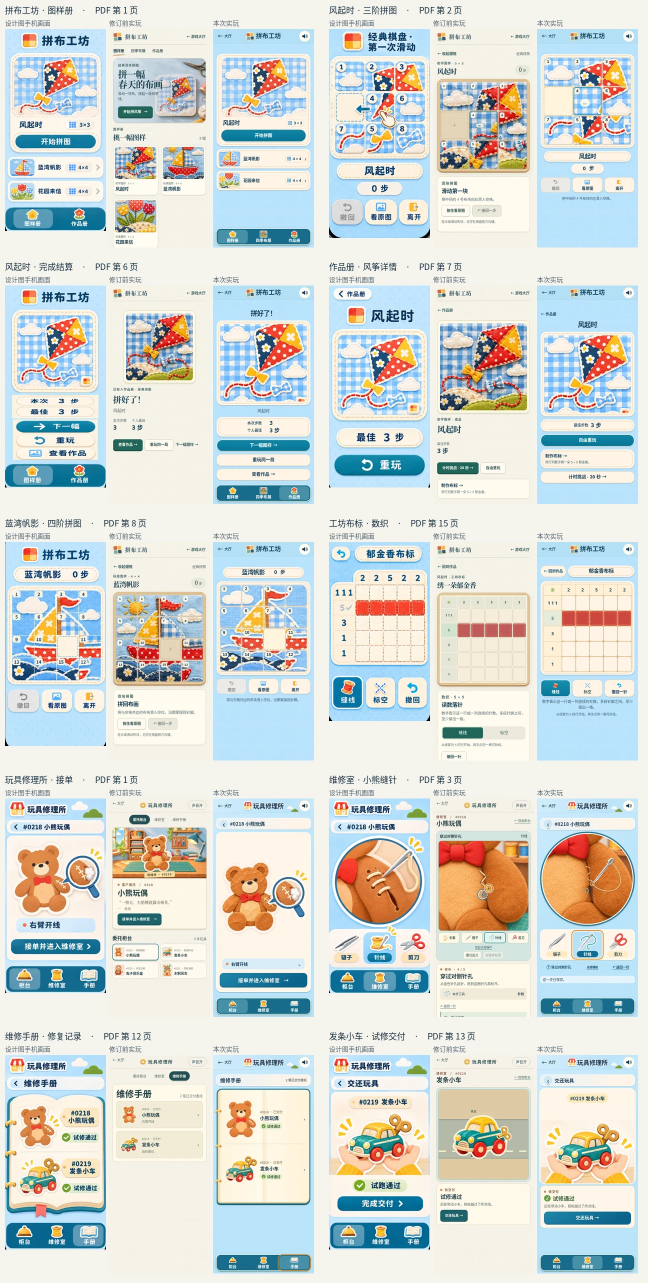
#> input picture designs/移动端设计对照.webp, 1296 x 2565 px (shown at 1/2 size)
$ python -i compare-mobile-designs.py   (imports and definitions only)
#> lines starting #> are read from the running program, lines starting #| are printed output that depends on the picture
"""Compare the mobile playtest captures with the corresponding phone panels in the design PDFs."""

import argparse
import json
from pathlib import Path

import pymupdf
from PIL import Image, ImageDraw, ImageFont


ROOT = Path(__file__).resolve().parents[1]
QUILT = '拼布工坊.pdf'
TOY = '玩具修理所.pdf'
QUILT_SCREEN = (752, 193, 980, 649)
TOY_SCREEN = (691, 149, 934, 617)

# PDF points are measured on the printed phone screen, excluding the device and OS chrome.
SCREENS = {
    'quilt-home': (QUILT, 1, QUILT_SCREEN, {
        'art': (770, 252, 960, 393), 'action': (775, 431, 958, 464), 'dock': (753, 597, 979, 647)}),
    'quilt-board': (QUILT, 2, (749, 162, 1001, 683), {
        'board': (753, 229, 998, 485), 'title': (768, 495, 980, 576)}),
    'quilt-finish': (QUILT, 6, QUILT_SCREEN, {
        'art': (779, 257, 954, 423), 'score': (775, 439, 958, 493)}),
    'quilt-work': (QUILT, 7, QUILT_SCREEN, {'art': (766, 294, 966, 497)}),
    'quilt-sail': (QUILT, 8, (748, 162, 1000, 671), {
        'board': (756, 272, 997, 518), 'title': (771, 228, 979, 261)}),
    'quilt-loom': (QUILT, 15, (69, 131, 264, 477), {
        'board': (71, 186, 260, 370), 'needle': (74, 391, 131, 452), 'undo': (202, 391, 259, 452)}),
    'toy-counter': (TOY, 1, TOY_SCREEN, {
        'art': (704, 248, 926, 435), 'action': (704, 487, 920, 524), 'dock': (694, 553, 932, 615)}),
    'toy-stitch': (TOY, 3, TOY_SCREEN, {
        'board': (700, 237, 922, 459), 'tools': (692, 466, 933, 554)}),
    'toy-book': (TOY, 12, TOY_SCREEN, {
        'records': (698, 236, 931, 530), 'dock': (694, 552, 932, 615)}),
    'toy-delivery': (TOY, 13, TOY_SCREEN, {
        'art': (709, 282, 922, 439), 'action': (708, 490, 917, 524), 'dock': (694, 550, 932, 615)}),
}

TITLES = {
    'quilt-home': '拼布工坊 · 图样册', 'quilt-board': '风起时 · 三阶拼图',
    'quilt-finish': '风起时 · 完成结算', 'quilt-work': '作品册 · 风筝详情',
    'quilt-sail': '蓝湾帆影 · 四阶拼图', 'quilt-loom': '工坊布标 · 数织',
    'toy-counter': '玩具修理所 · 接单', 'toy-stitch': '维修室 · 小熊缝针',
    'toy-book': '维修手册 · 修复记录', 'toy-delivery': '发条小车 · 试修交付',
}

PANEL_WIDTH, PANEL_HEIGHT, ROW_HEIGHT = 208, 444, 513


# [17 lines left out: functions find_capture, render_panel, normalized, not called in this run]


def sky_coverage(image):
    small = image.resize((100, 160)).convert('RGB')
    samples = [small.getpixel((x, y)) for x in (3, 4, 5, 94, 95, 96) for y in range(16, 142)]
    return sum(b > r + 10 and g > r + 5 and b > g - 12 for r, g, b in samples) / len(samples)


# [115 lines left out: functions blue_around_lens, add_row, verify_thread, main, not called in this run]


# [2 lines not run here, left out]

>>> import cv2
>>> picture = cv2.imread('../designs/移动端设计对照.webp', cv2.IMREAD_GRAYSCALE)
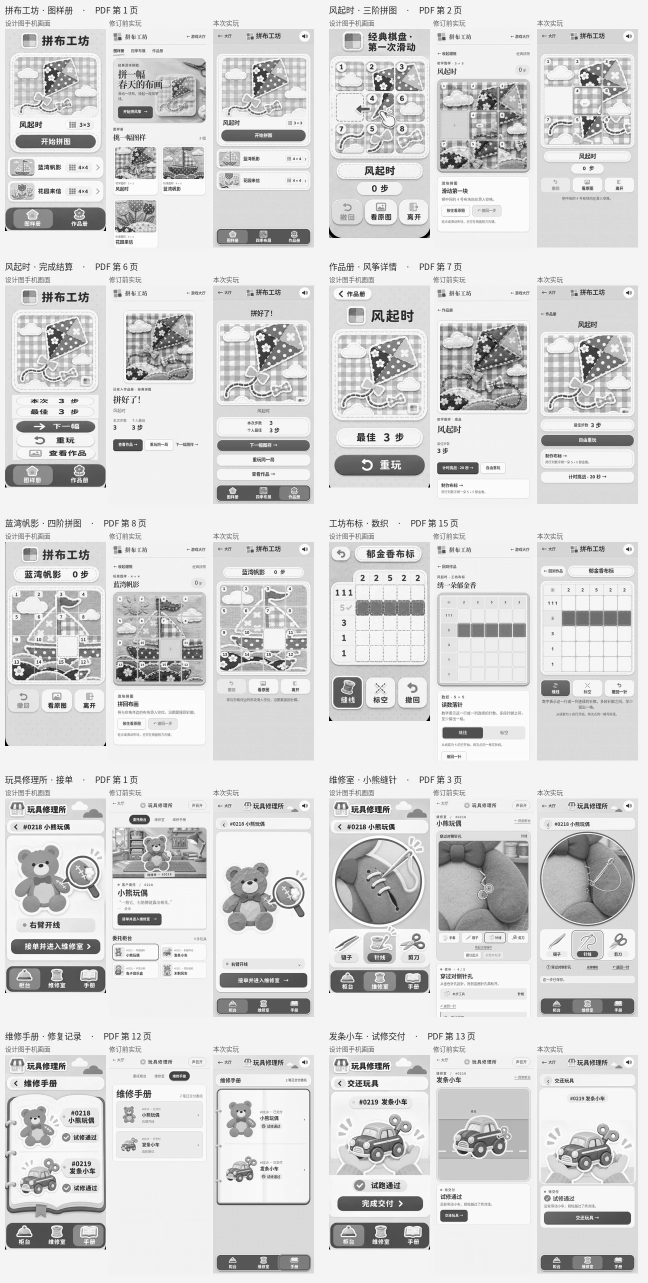
#> picture: shape (2565, 1296) (shown at 1/2 size); min 0, max 255, mean 214.7
#> (the run stopped early here; a loop or call above may not have finished)

$ run again, on site-assets/album-yRQbA6W6.webp
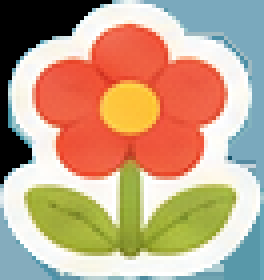
#> input picture site-assets/album-yRQbA6W6.webp, 66 x 70 px (shown 4 times larger)
#> `picture = cv2.imread('../designs/移动端设计对照.webp', cv2.IMREAD_GRAYSCALE)`:
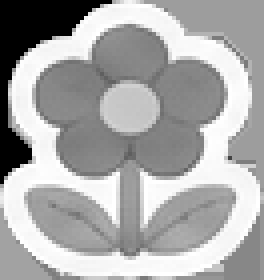
#> picture: shape (70, 66) (shown 4 times larger); min 0, max 255, mean 168.7

$ run again, on site-assets/barrel-D-hRdhpM.webp
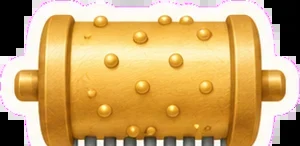
#> input picture site-assets/barrel-D-hRdhpM.webp, 300 x 146 px
#> `picture = cv2.imread('../designs/移动端设计对照.webp', cv2.IMREAD_GRAYSCALE)`:
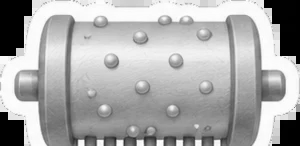
#> picture: shape (146, 300); min 0, max 255, mean 170.7
